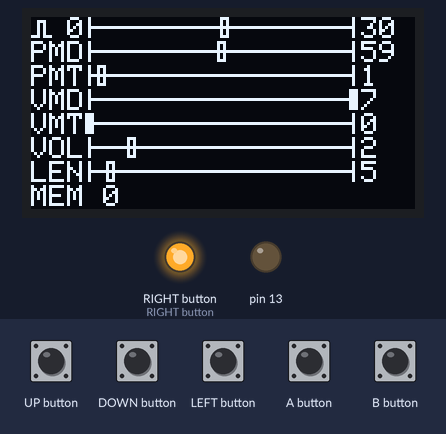
Simulated run of this sketch. Board: Arduboy, built with avr-gcc and run on an emulated ATmega32U4. On the bench: 128×64 one-colour display, output pins drawn as LEDs (lit = HIGH). The inputs (shaded band) are chosen by the test bench. EEPROM starts erased.

Above: at 1.68 s.
1.7 s: B button pressed for 0.15 s
At 1.92 s:
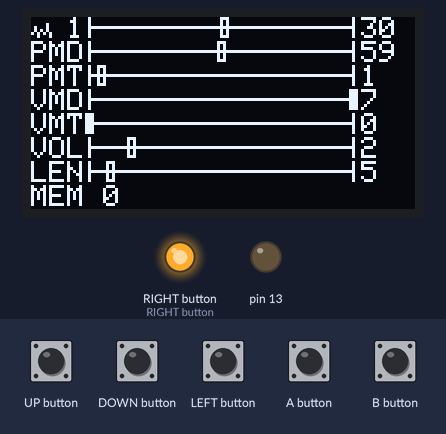
3.1 s: LEFT button pressed for 1 s
At 4.28 s:
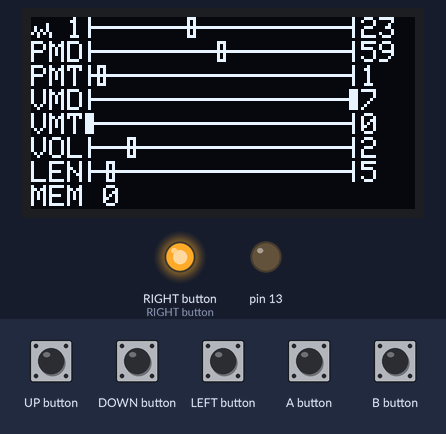
4.7 s: UP button pressed for 0.15 s
5.4 s: UP button pressed for 1 s
Timing chart, 0 to 8.0 s (numbered marks = the images above; inputs shaded):
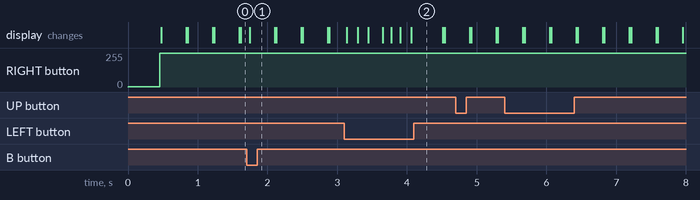

The sketch:

editor.ino
```cpp
#include <Arduboy2.h>
#include "fx.h"

Arduboy2 ab;

//---------------------------------------------------------------------------
#define EDIT_MAX_MEM				16
#define EDIT_MAX_PARAM				8
#define EDIT_MAX_SAMPLE				8

//---------------------------------------------------------------------------
PROGMEM const static unsigned char imgSquare[] = {
	0x40, 0x40, 0x7e, 0x2, 0x7e, 0x40, 0x40, 0x00,
};

PROGMEM const static unsigned char imgNoise[] = {
	0x20, 0x18, 0x60, 0x10, 0x20, 0x1c, 0x60, 0x00,
};

const static int8_t paramLo[8] = {
	0, 0, 0, 0, 0, 0, 1, 0,
};
const static int8_t paramHi[8] = {
	1, 58, 116, 19, 7, 19, 7, 57,
};

const static int8_t sample[EDIT_MAX_SAMPLE][EDIT_MAX_PARAM] = {
	// PAQMAN
	{0, 30, 59, 1, 7, 0, 2, 5},  // backgroundsound 1
	{0, 35, 57, 1, 7, 0, 2, 5},  // backgroundsound 2
	{0,  6, 62, 1, 0, 0, 2, 5},  // frightened backgroundsound
	{1, 11, 66, 1, 0, 0, 7, 3},  // eat dots 1

	// INVADERS
	{1, 57, 57, 1, 1, 1, 5,  6}, // sound shoot
	{0,  0, 68, 1, 0, 0, 7,  4}, // sound invader hit
	{1, 15, 57, 1, 1, 2, 7, 15}, // sound player hit
	{0, 10, 60, 1, 0, 0, 7,  6}, // sound saucer
};

static int8_t   mem[EDIT_MAX_MEM][EDIT_MAX_PARAM];
static int8_t   index;
static int8_t   cursor;
static int8_t   repCnt;
static int8_t   popCnt;
static uint8_t* eepAdr;

//---------------------------------------------------------------------------
void setup()
{
	ab.boot();
	ab.blank();
	ab.flashlight();
	ab.audio.begin();

	FxInit();
	EditInit();
}
//---------------------------------------------------------------------------
void loop()
{
	if(!(ab.nextFrame()))
	{
		return;
	}

	ab.clear();

	EditExec();
	EditDraw();

	FxUpdate();

	ab.pollButtons();
	ab.display();
}
//---------------------------------------------------------------------------
void EditInit()
{
	index  = 0;
	cursor = 0;
	repCnt = 0;
	popCnt = 0;

	if(EditIsSave())
	{
		EditLoad();
		return;
	}


	int8_t i, j;

	for(i=0; i<EDIT_MAX_SAMPLE; i++)
	{
		for(j=0; j<EDIT_MAX_PARAM; j++)
		{
			mem[i][j] = sample[i][j];
		}
	}

	for(; i<EDIT_MAX_MEM; i++)
	{
		for(j=0; j<EDIT_MAX_PARAM; j++)
		{
			mem[i][j] = paramLo[j];
		}
	}

	EditSave();
}
//---------------------------------------------------------------------------
void EditExec()
{
	if(ab.justPressed(A_BUTTON))
	{
		FxPlay2(mem[index]);
	}


	if(ab.justPressed(B_BUTTON))
	{
		mem[index][0] = ++mem[index][0] & 0x1;
	}

	if(ab.justPressed(UP_BUTTON))
	{
		cursor = --cursor & 7;
	}

	if(ab.justPressed(DOWN_BUTTON))
	{
		cursor = ++cursor & 7;
	}

	if(ab.pressed(UP_BUTTON) && ab.pressed(DOWN_BUTTON) && popCnt == 0)
	{
		EditSave();
		popCnt = 100;
	}

	// param or MEM
	if(!ab.pressed(RIGHT_BUTTON) && !ab.pressed(LEFT_BUTTON))
	{
		repCnt = 0;
		return;
	}

	if(cursor != 7)
	{
		int8_t c = cursor + 1;

		if(EditRepeatButton(RIGHT_BUTTON))
		{
			if(++mem[index][c] > paramHi[c])
			{
				mem[index][c] = paramLo[c];
			}
		}

		if(EditRepeatButton(LEFT_BUTTON))
		{
			if(--mem[index][c] < paramLo[c])
			{
				mem[index][c] = paramHi[c];
			}
		}
	}
	else
	{
		if(EditRepeatButton(RIGHT_BUTTON))
		{
			if(++index >= EDIT_MAX_MEM)
			{
				index = 0;
			}
		}

		if(EditRepeatButton(LEFT_BUTTON))
		{
			if(--index < 0)
			{
				index = EDIT_MAX_MEM - 1;
			}
		}
	}
}
//---------------------------------------------------------------------------
void EditDraw()
{
	// msg
	EditDrawMsg(0, 1*8, F("PMD"));
	EditDrawMsg(0, 2*8, F("PMT"));
	EditDrawMsg(0, 3*8, F("VMD"));
	EditDrawMsg(0, 4*8, F("VMT"));
	EditDrawMsg(0, 5*8, F("VOL"));
	EditDrawMsg(0, 6*8, F("LEN"));
	EditDrawMsg(0, 7*8, F("MEM"));

	// img
	if(mem[0][index] == 0)
	{
		ab.drawBitmap(0, 0, imgSquare, 8, 8);
	}
	else
	{
		ab.drawBitmap(0, 0, imgNoise, 8, 8);
	}

	// num
	for(int8_t i=1; i<EDIT_MAX_PARAM; i++)
	{
		EditDrawNum(128-6*3, (i-1)*8, mem[index][i]);
	}
	EditDrawNum(6*2, 0, mem[index][0]);

	// line
	for(int8_t i=1; i<EDIT_MAX_PARAM; i++)
	{
		// left
		ab.drawLine(6*3 + 1, (i-1)*8, 6*3 + 1, 6 + ((i-1)*8));

		// mid
		ab.drawLine(6*3 + 1, 3 + ((i-1)*8), 128 - 6*3 - 3, 3 + ((i-1)*8));

		//right
		ab.drawLine(128 - 6*3 - 3, (i-1)*8, 128 - 6*3 - 3, 6 + ((i-1)*8));

	}

	// param
	for(int8_t i=1; i<EDIT_MAX_PARAM; i++)
	{
		double c, d;

		// VOL
		if(i != 6)
		{
			c = (double)(mem[index][i]);
			d = paramHi[i];
		}
		else
		{
			c = (double)(mem[index][i] - 1);
			d = paramHi[i] - 1;
		}

		ab.drawRect((c / d)*88 + 6*3, (i-1)*8, 3, 7);
	}

	// select
	if(ab.everyXFrames(5))
	{
		ab.fillRect(0, 8*cursor, 6*3, 7);
	}

	// MEM index
	EditDrawNum(6*4 , 7*8, index);

	// save message
	if(popCnt != 0)
	{
		EditDrawMsg(128-6*5, 7*8, F("SAVE!"));

		if(!ab.everyXFrames(10))
		{
			popCnt--;
		}
	}
}
//---------------------------------------------------------------------------
void EditDrawMsg(uint8_t x, uint8_t y, const __FlashStringHelper* m)
{
	ab.setCursor(x, y);
	ab.print(m);
}
//---------------------------------------------------------------------------
void EditDrawNum(uint8_t x, uint8_t y, int8_t n)
{
	ab.setCursor(x, y);
	ab.print(n);
}
//---------------------------------------------------------------------------
bool EditIsSave()
{
	EditSeek(0);

	if(EditRead() != 'F') return false;
	if(EditRead() != 'X') return false;
	if(EditRead() != 'S') return false;
	if(EditRead() != 'Y') return false;

	return true;
}
//---------------------------------------------------------------------------
void EditSeek(uint16_t adr)
{
	eepAdr = (uint8_t*)EEPROM_STORAGE_SPACE_START + adr;
}
//---------------------------------------------------------------------------
uint8_t EditRead()
{
	eeprom_busy_wait();
	return eeprom_read_byte(eepAdr++);
}
//---------------------------------------------------------------------------
void EditWrite(uint8_t dat)
{
	eeprom_busy_wait();
	eeprom_write_byte(eepAdr++, dat);
}
//---------------------------------------------------------------------------
void EditLoad()
{
	EditSeek(4);

	for(int8_t i=0; i<EDIT_MAX_MEM; i++)
	{
		for(int8_t j=0; j<EDIT_MAX_PARAM; j++)
		{
			mem[i][j] = EditRead();
		}
	}
}
//---------------------------------------------------------------------------
void EditSave()
{
	EditSeek(0);

	EditWrite('F');
	EditWrite('X');
	EditWrite('S');
	EditWrite('Y');

	for(int8_t i=0; i<EDIT_MAX_MEM; i++)
	{
		for(int8_t j=0; j<EDIT_MAX_PARAM; j++)
		{
			EditWrite(mem[i][j]);
		}
	}
}
//---------------------------------------------------------------------------
bool EditRepeatButton(uint8_t button)
{
	if(!ab.pressed(button))
	{
		return false;
	}

	if(ab.pressed(button) && repCnt == 0)
	{
		repCnt++;
		return true;
	}

	repCnt = ++repCnt % 6;
	return false;
}
```

fx.cpp
```cpp
#include "fx.h"
#include <Arduino.h>


//---------------------------------------------------------------------------
#define FX_FPS						60
#define FX_MAX_PITCH				36
#define FX_MAX_VOLUME				4
#define FX_INSTRUMENT_TYPE_SQUARE	0
#define FX_INSTRUMENT_TYPE_NOISE	1

PROGMEM const static uint8_t halfPeriods[FX_MAX_PITCH] = {
	246,232,219,207,195,184,174,164,155,146,138,130,123,116,110,104,
	98,92,87,82,78,73,69,65,62,58,55,52,49,46,44,41,39,37,35,33
};

//---------------------------------------------------------------------------
static boolean notePlaying;
static int8_t  noteVolume;
static uint8_t notePitch;
static uint8_t noteDuration;

static uint8_t instrumentType;
static uint8_t instrumentLength;		// number of steps in the instrument

static uint8_t arpeggioStepDuration;
static int8_t  arpeggioStepSize;
static int8_t  volumeStepDuration;
static int8_t  volumeStepSize;

static boolean _chanState;				// if the waveform is currently high or low
static uint8_t _chanOutputVolume;		// amplitude of the outputted waveform
static uint8_t _chanOutput;				// current value of the outputted waveform
static uint8_t _chanCount;				// counts until the next change of the waveform
static uint8_t _chanHalfPeriod;			// duration of half the period of the waveform

static int8_t  commandsCounter;
static uint8_t  prescaler;
static uint8_t _rand;

//---------------------------------------------------------------------------
void FxInit()
{
	_rand = 1;
	FxSetFps(FX_FPS);

	pinMode(5, OUTPUT);
	pinMode(13, OUTPUT);

	 // lazy version to get the right register settings for PWM (hem)
	analogWrite(5, 1);

	// set timer 3 prescaler to 1 -> 30kHz PWM on pin 5
	TCCR3B = (TCCR3B & B11111000) | 1;

	// initialize timer 1
	noInterrupts();
	TCCR1A  = 0;
	TCCR1B  = 0;
	TCNT1   = 0;

	OCR1A   = 280;				// compare match register
	TCCR1B |= (1 << WGM12);		// CTC mode
	TCCR1B |= (1 << CS10);		// 1 prescaler
	TIMSK1 |= (1 << OCIE1A);	// enable timer compare interrupt
	interrupts();
}
//---------------------------------------------------------------------------
void FxPlay(uint8_t* d)
{
	uint8_t t[8];

	for(uint8_t i=0; i<8; i++)
	{
		t[i] = pgm_read_byte(d + i);
	}

	FxPlay2(t);
}
//---------------------------------------------------------------------------
void FxPlay2(uint8_t* d)
{
	noteVolume           = d[6];
	instrumentType       = d[0];
	instrumentLength     = prescaler;
	volumeStepDuration   = d[5] * prescaler;
	volumeStepSize       = d[4] * -1;
	arpeggioStepDuration = d[3] * prescaler;
	arpeggioStepSize     = d[2] - 58;
	noteDuration         = d[7] * prescaler;
	notePitch            = d[1];

	commandsCounter = 0;
	notePlaying     = true;
	_chanState      = true;
}
//---------------------------------------------------------------------------
void FxStop()
{
	notePlaying       = false;
	_chanState        = false;
	_chanOutput       = 0;
	_chanOutputVolume = 0;

	FxOutput();
}
//---------------------------------------------------------------------------
void FxUpdate()
{
	if(notePlaying == false)
	{
		return;
	}

	if(noteDuration == 0)
	{
		FxStop();
		return;
	}
	noteDuration--;


	commandsCounter++;

	// UPDATE VALUES

	// pitch
	uint8_t outputPitch = notePitch;
	if(arpeggioStepDuration)
	{
		outputPitch += commandsCounter / arpeggioStepDuration * arpeggioStepSize;
	}
	outputPitch = (outputPitch + FX_MAX_PITCH) % FX_MAX_PITCH;	// wrap

	// volume
	int8_t outputVolume = noteVolume;
	if(volumeStepDuration)
	{
		outputVolume += commandsCounter / volumeStepDuration * volumeStepSize;
	}
	outputVolume = constrain(outputVolume, 0, 9);

	noInterrupts();
	_chanHalfPeriod = pgm_read_byte(halfPeriods + outputPitch);
	_chanOutput = _chanOutputVolume = outputVolume * FX_MAX_VOLUME * 7;		// 7 = stepVolume
	interrupts();
}
//---------------------------------------------------------------------------
ISR(TIMER1_COMPA_vect)
{
	if(_chanOutputVolume == 0)
	{
		return;
	}

	if(++_chanCount < _chanHalfPeriod)
	{
		return;
	}
	_chanCount = 0;

	if(instrumentType == FX_INSTRUMENT_TYPE_NOISE)
	{
		_rand = 67 * _rand + 71;
		_chanOutput = _rand % _chanOutputVolume;
	}

	_chanState = !_chanState;

	FxOutput();
}
//---------------------------------------------------------------------------
void FxOutput()
{
	uint8_t output = 0;

	if(_chanState)
	{
		output += _chanOutput;
	}

	OCR3A = output;
}
//---------------------------------------------------------------------------
void FxSetFps(uint8_t fps)
{
	prescaler = max(fps / 20, 1);
}
```

fx.h
```cpp
#ifndef FXSYNTH_H
#define FXSYNTH_H

#include <avr/pgmspace.h>

//---------------------------------------------------------------------------


//---------------------------------------------------------------------------
void FxInit();
void FxPlay(uint8_t* d);
void FxPlay2(uint8_t* d);
void FxStop();
void FxUpdate();
void FxOutput();

void FxSetFps(uint8_t fps);


#endif
```

Measured:
- after the input at 1.7 s, the display: changes at once (image 1)
- after the input at 3.1 s, the display: first changes at once (image 2 shows a later state)
